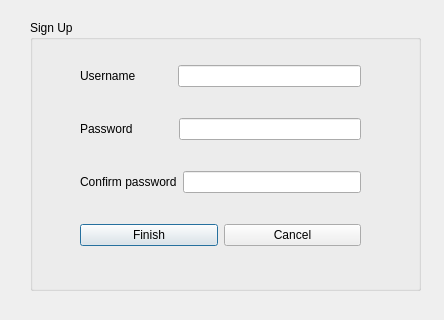
<?xml version="1.0" encoding="UTF-8"?>
<ui version="4.0">
 <class>signupwindow</class>
 <widget class="QDialog" name="signupwindow">
  <property name="geometry">
   <rect>
    <x>0</x>
    <y>0</y>
    <width>444</width>
    <height>320</height>
   </rect>
  </property>
  <property name="sizePolicy">
   <sizepolicy hsizetype="Fixed" vsizetype="Fixed">
    <horstretch>0</horstretch>
    <verstretch>0</verstretch>
   </sizepolicy>
  </property>
  <property name="windowTitle">
   <string>Dialog</string>
  </property>
  <property name="sizeGripEnabled">
   <bool>false</bool>
  </property>
  <widget class="QGroupBox" name="groupBox">
   <property name="geometry">
    <rect>
     <x>30</x>
     <y>20</y>
     <width>391</width>
     <height>271</height>
    </rect>
   </property>
   <property name="title">
    <string>Sign Up</string>
   </property>
   <widget class="QWidget" name="layoutWidget">
    <property name="geometry">
     <rect>
      <x>50</x>
      <y>20</y>
      <width>281</width>
      <height>231</height>
     </rect>
    </property>
    <layout class="QVBoxLayout" name="verticalLayout">
     <item>
      <layout class="QHBoxLayout" name="horizontalLayout">
       <item>
        <widget class="QLabel" name="label">
         <property name="text">
          <string>Username           </string>
         </property>
        </widget>
       </item>
       <item>
        <widget class="QLineEdit" name="lineEdit"/>
       </item>
      </layout>
     </item>
     <item>
      <layout class="QHBoxLayout" name="horizontalLayout_2">
       <item>
        <widget class="QLabel" name="label_2">
         <property name="text">
          <string>Password            </string>
         </property>
        </widget>
       </item>
       <item>
        <widget class="QLineEdit" name="lineEdit_2"/>
       </item>
      </layout>
     </item>
     <item>
      <layout class="QHBoxLayout" name="horizontalLayout_3">
       <item>
        <widget class="QLabel" name="label_3">
         <property name="text">
          <string>Confirm password</string>
         </property>
        </widget>
       </item>
       <item>
        <widget class="QLineEdit" name="lineEdit_3"/>
       </item>
      </layout>
     </item>
     <item>
      <layout class="QHBoxLayout" name="horizontalLayout_4">
       <item>
        <widget class="QPushButton" name="pushButton">
         <property name="text">
          <string>Finish</string>
         </property>
        </widget>
       </item>
       <item>
        <widget class="QPushButton" name="pushButton_2">
         <property name="text">
          <string>Cancel</string>
         </property>
        </widget>
       </item>
      </layout>
     </item>
    </layout>
   </widget>
  </widget>
 </widget>
 <resources/>
 <connections/>
</ui>
